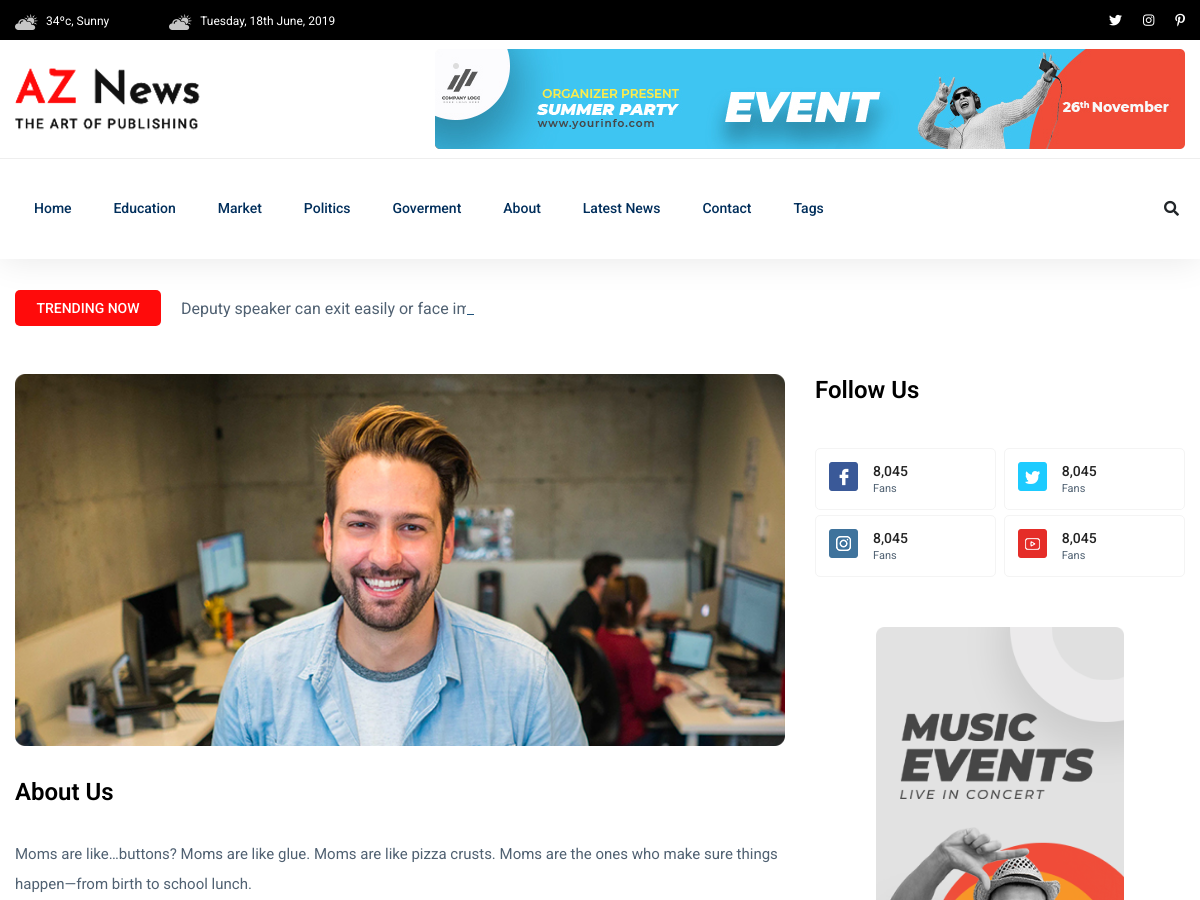
Page /about/ (upper part) on the earlier database version.
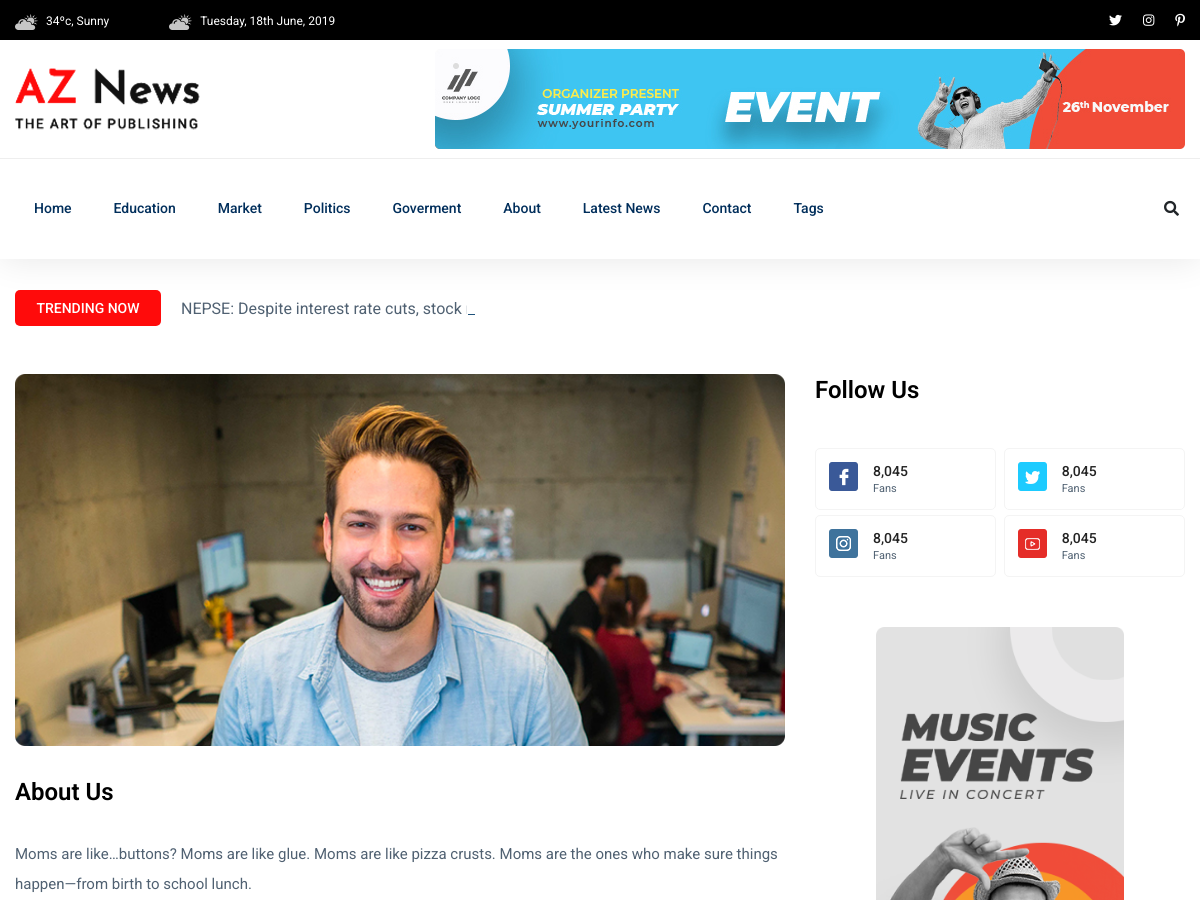
Same page on the later database version.
### newspaper/models.py (models this page shows, shortened)
class TimeStampModel(models.Model):
    created_at = models.DateTimeField(auto_now_add=True)
    updated_at = models.DateTimeField(auto_now=True)
    class Meta:
        abstract = True  # Don't create a table in DB

class Category(TimeStampModel):
    name = models.CharField(max_length=100)

class Post(TimeStampModel):
    STATUS_CHOICES = [
        ("active", "Active"),
        ("in_active", "Inactive"),
    ]
    title = models.CharField(max_length=200)
    content = models.TextField()
    featured_image = models.ImageField(upload_to="post_images/%Y/%m/%d", blank=False)  # Renamed field
    author = models.ForeignKey("auth.User", on_delete=models.CASCADE)
    status = models.CharField(max_length=20, choices=STATUS_CHOICES, default="active")
    views_count = models.PositiveBigIntegerField(default=0)
    published_at = models.DateTimeField(null=True, blank=True)
    category = models.ForeignKey(Category, on_delete=models.CASCADE)
    tags = models.ManyToManyField(Tag)

### newspaper/views.py (the view)
# urls.py: path("about/", views.AboutView.as_view(), name="about"),
class AboutView(TemplateView):
    template_name = "aznews/about.html"

### newspaper/navigation.py (called while the page is built)
def navigation(request):
    categories = Category.objects.all()[:4]
    tags = Tag.objects.all()[:10]
    trending_posts = Post.objects.filter(
        published_at__isnull=False, status="active"
    ).order_by("-views_count")[:3]
    return {
        "categories": categories,
        "tags": tags,
        "trending_posts":trending_posts,
    }

### templates/aznews/about.html (shortened to what this page needs)
{% extends "aznews/base.html" %}
{% load static %}
{% block content %}
<main>
    <div class="about-area">
        <div class="container">
                 {% include "aznews/home/trending/trending_title.html" %}
               <div class="row">
                    <div class="col-lg-8">
                                <div class="about-right mb-90">
                                    <div class="about-img">
                                        <img src="{% static 'aznews/img/post/about_heor.jpg' %}" alt="">
                                    </div>
                                    <div class="section-tittle mb-30 pt-30">
                                        <h3>About Us</h3>
                                    </div>
                                    <div class="about-prea">
                                        <p class="about-pera1 mb-25">Moms are like…buttons? Moms are like glue. Moms are like pizza crusts. Moms are the ones who make sure things happen—from birth to school lunch.</p>
                                    </div>
                                </div>
                    </div>
                    <div class="col-lg-4">
                        <div class="section-tittle mb-40">
                            <h3>Follow Us</h3>
                        </div>
                        <div class="single-follow mb-45">
                            <div class="single-box">
                                <div class="follow-us d-flex align-items-center">
                                    <div class="follow-social">
                                        <a href="#"><img src="{% static 'aznews/img/news/icon-fb.png'%}" alt=""></a>
                                    </div>
                                    <div class="follow-count">
                                        <span>8,045</span>
                                        <p>Fans</p>
                                    </div>
                                </div>
                                <div class="follow-us d-flex align-items-center">
                                    <div class="follow-social">
                                        <a href="#"><img src="{% static 'aznews/img/news/icon-tw.png'%}" alt=""></a>
                                    </div>
                                    <div class="follow-count">
                                        <span>8,045</span>
                                        <p>Fans</p>
                                    </div>
                                </div>
                                    <div class="follow-us d-flex align-items-center">
                                    <div class="follow-social">
                                        <a href="#"><img src="{% static 'aznews/img/news/icon-ins.png'%}" alt=""></a>
                                    </div>
                                    <div class="follow-count">
                                        <span>8,045</span>
                                        <p>Fans</p>
                                    </div>
                                </div>
                                <div class="follow-us d-flex align-items-center">
                                    <div class="follow-social">
                                        <a href="#"><img src="{% static 'aznews/img/news/icon-yo.png'%}" alt=""></a>
                                    </div>
                                    <div class="follow-count">
                                        <span>8,045</span>
                                        <p>Fans</p>
                                    </div>
                                </div>
                            </div>
                        </div>
                        <div class="news-poster d-none d-lg-block">
                            <img src="{% static 'aznews/img/news/news_card.jpg' %}" alt="">
                        </div>
                    </div>
               </div>
        </div>
    </div>
</main>
{% endblock content%}

### templates/aznews/base.html (shortened to what this page needs)
{% load static %}
<!doctype html>
<html class="no-js'" lang="zxx">
<head>
    <link rel="stylesheet" href="{% static 'aznews/css/bootstrap.min.css' %}">
    <link rel="stylesheet" href="{% static 'aznews/css/owl.carousel.min.css' %}">
    <link rel="stylesheet" href="{% static 'aznews/css/ticker-style.css' %}">
    <link rel="stylesheet" href="{% static 'aznews/css/flaticon.css' %}">
    <link rel="stylesheet" href="{% static 'aznews/css/slicknav.css' %}">
    <link rel="stylesheet" href="{% static 'aznews/css/animate.min.css' %}">
    <link rel="stylesheet" href="{% static 'aznews/css/magnific-popup.css' %}">
    <link rel="stylesheet" href="{% static 'aznews/css/fontawesome-all.min.css' %}">
    <link rel="stylesheet" href="{% static 'aznews/css/themify-icons.css' %}">
    <link rel="stylesheet" href="{% static 'aznews/css/slick.css' %}">
    <link rel="stylesheet" href="{% static 'aznews/css/nice-select.css' %}">
    <link rel="stylesheet" href="{% static 'aznews/css/style.css' %}">
</head>
<body>
    {% include "aznews/header.html" %}
    {% block content %}
    {% endblock content %}
</body>
</html>

### templates/aznews/header.html (shortened to what this page needs)
{% load static %}
<header>
   <div class="header-area">
        <div class="main-header ">
            <div class="header-top black-bg d-none d-md-block">
               <div class="container">
                   <div class="col-xl-12">
                        <div class="row d-flex justify-content-between align-items-center">
                            <div class="header-info-left">
                                <ul>
                                    <li><img src="{% static 'aznews/img/icon/header_icon1.png' %}" alt="">34ºc, Sunny </li>
                                    <li><img src="{% static 'aznews/img/icon/header_icon1.png' %}" alt="">Tuesday, 18th June, 2019</li>
                                </ul>
                            </div>
                            <div class="header-info-right">
                                <ul class="header-social">
                                    <li><a href="#"><i class="fab fa-twitter"></i></a></li>
                                    <li><a href="#"><i class="fab fa-instagram"></i></a></li>
                                   <li> <a href="#"><i class="fab fa-pinterest-p"></i></a></li>
                                </ul>
                            </div>
                        </div>
                   </div>
               </div>
            </div>
            <div class="header-mid d-none d-md-block">
               <div class="container">
                    <div class="row d-flex align-items-center">
                        <div class="col-xl-3 col-lg-3 col-md-3">
                            <div class="logo">
                                <a href="/"><img src="{% static 'aznews/img/logo/logo.png' %}" alt=""></a>
                            </div>
                        </div>
                        <div class="col-xl-9 col-lg-9 col-md-9">
                            <div class="header-banner f-right ">
                                <img src="{% static 'aznews/img/hero/header_card.jpg' %}" alt="">
                            </div>
                        </div>
                    </div>
               </div>
            </div>
           <div class="header-bottom header-sticky">
                <div class="container">
                    <div class="row align-items-center">
                        <div class="col-xl-10 col-lg-10 col-md-12 header-flex">
                            <div class="main-menu d-none d-md-block">
                                <nav>
                                    <ul id="navigation">
                                        <li><a href="/">Home</a></li>
                                        {% for category in categories %}
                                        <li><a href="{% url 'post-by-category' category.id %}">{{ category.name }}</a></li>
                                        {% endfor %}
                                        <li><a href="{% url 'about' %}">About</a></li>
                                        <li><a href="{% url 'post-list' %}">Latest News</a></li>
                                        <li><a href="{% url 'contact' %}">Contact</a></li>
                                        <li><a href="#">Tags</a>
                                        </li>
                                    </ul>
                                </nav>
                            </div>
                        </div>
                        <div class="col-xl-2 col-lg-2 col-md-4">
                            <div class="header-right-btn f-right d-none d-lg-block">
                                <i class="fas fa-search special-tag"></i>
                            </div>
                        </div>
                        <div class="col-12">
                        </div>
                    </div>
                </div>
           </div>
        </div>
   </div>
</header>

### templates/aznews/home/trending/trending_title.html
{% load static %}
            <div class="row">
                <div class="col-lg-12">
                    <div class="trending-tittle">
                        <strong>Trending now</strong>
                        <div class="trending-animated">
                            <ul id="js-news" class="js-hidden">
                                {% for trending_post in trending_posts %}
                                <li class="news-item">{{ trending_post.title }}</li>
                                {% endfor %}
                            </ul>
                        </div>
                    </div>
                </div>
            </div>

### templates/aznews/footer.html (shortened to what this page needs)
{% load static %}

Differences in the rows shown:
no longer on this page (row edited): Post: title "Deputy speaker can exit easily or face impeachment: NC"
added Post: title "NEPSE: Despite interest rate cuts, stock market experiences sharp decline"
